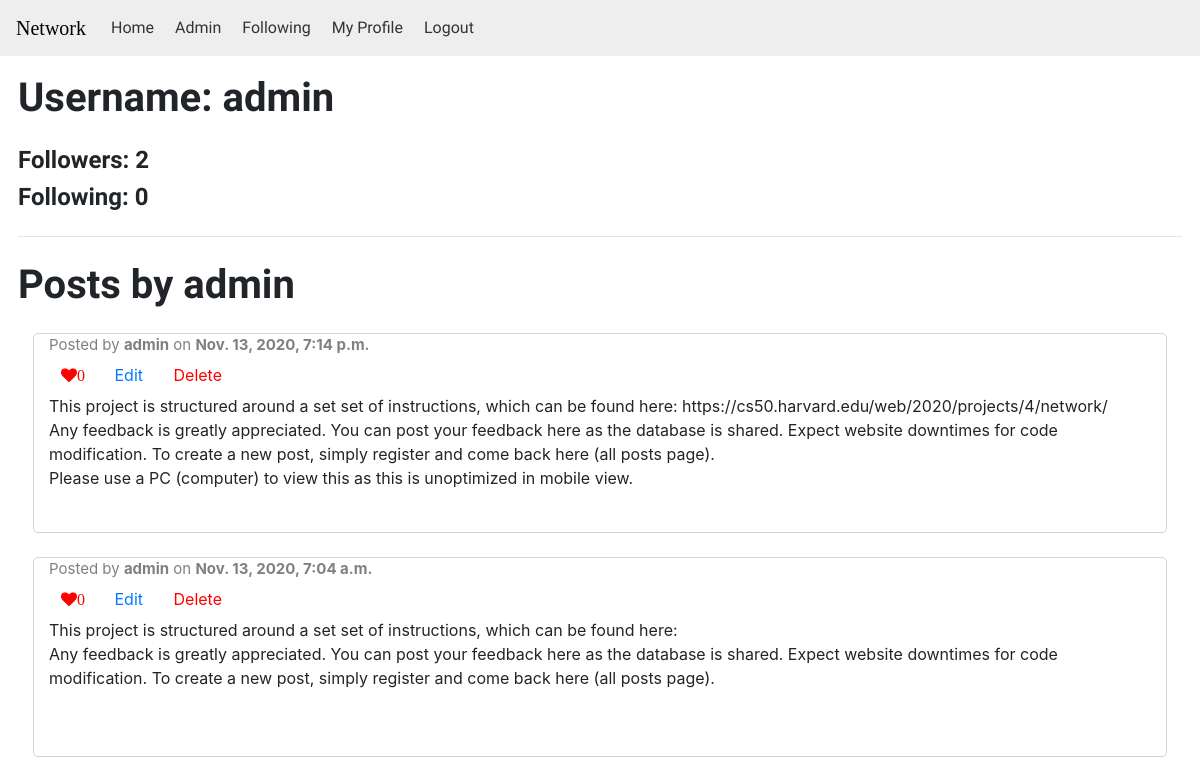
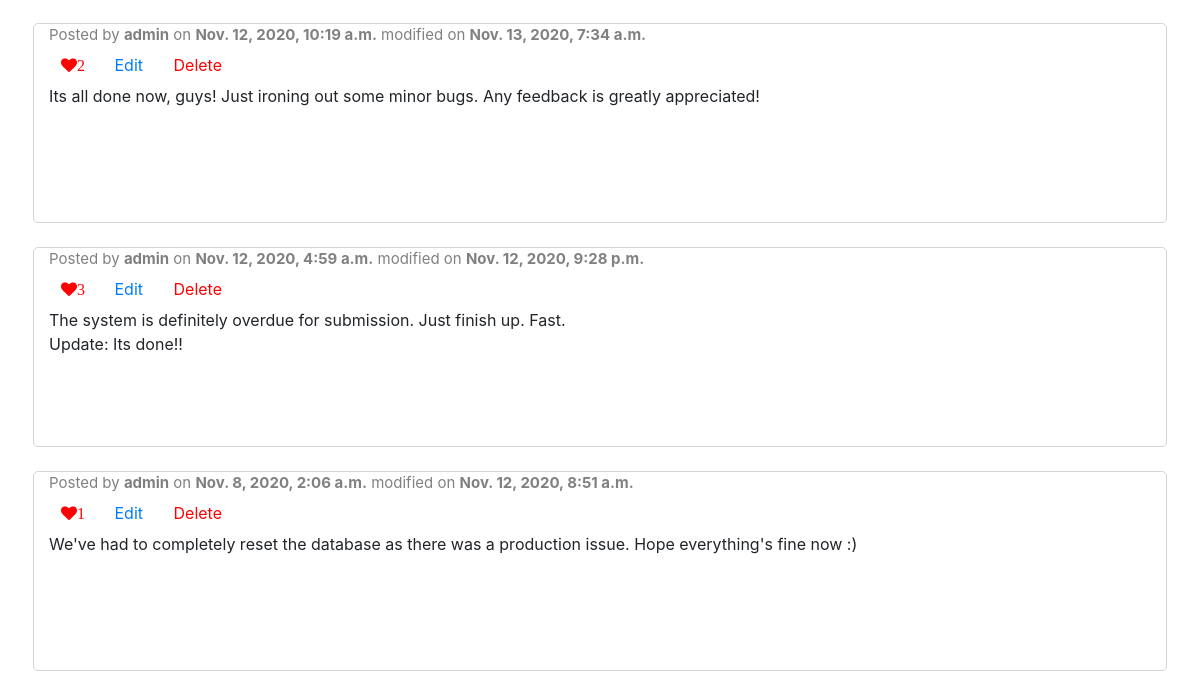
Page /users/admin/ (signed in) on the earlier database version (2 pictures, top to bottom).
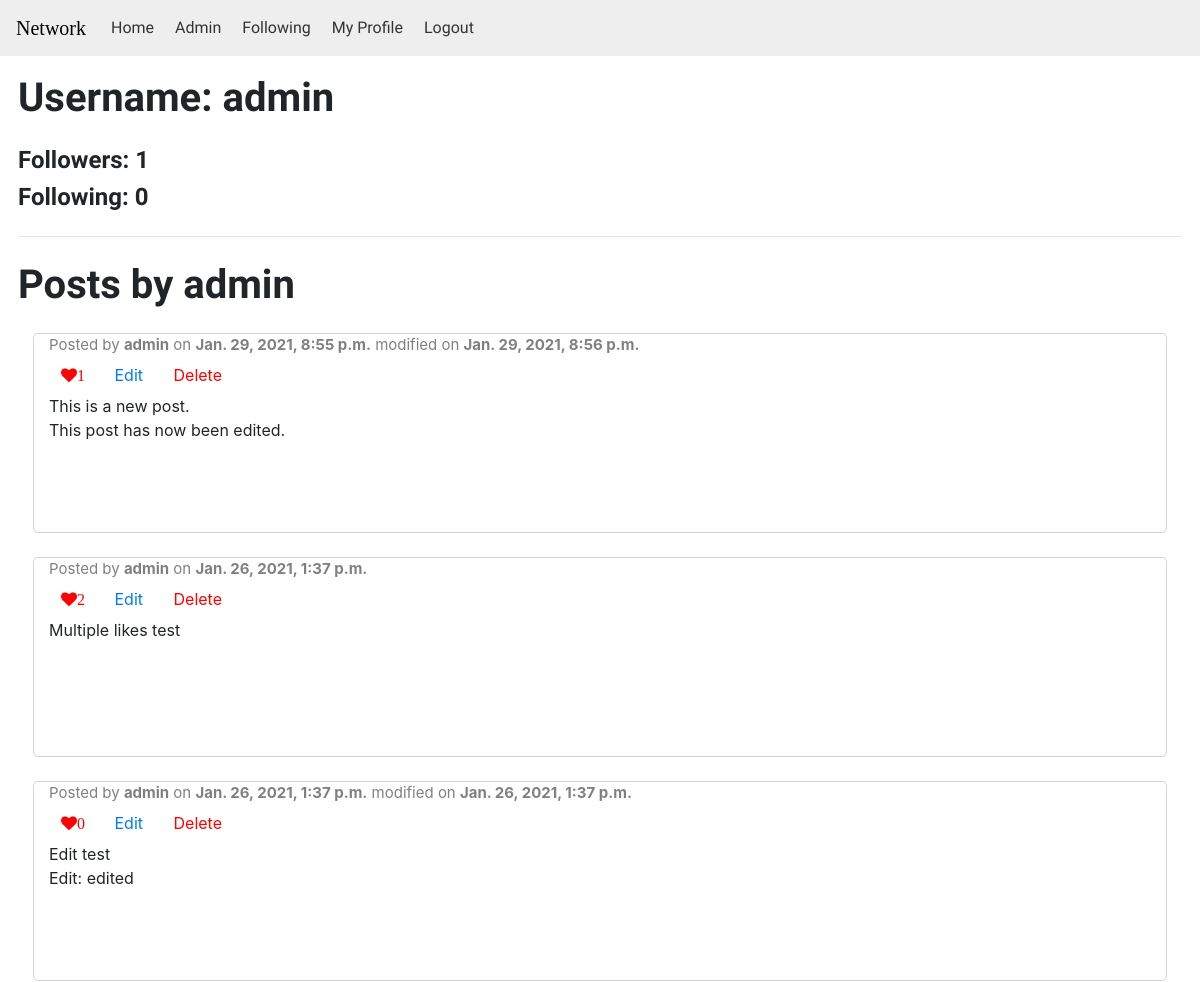
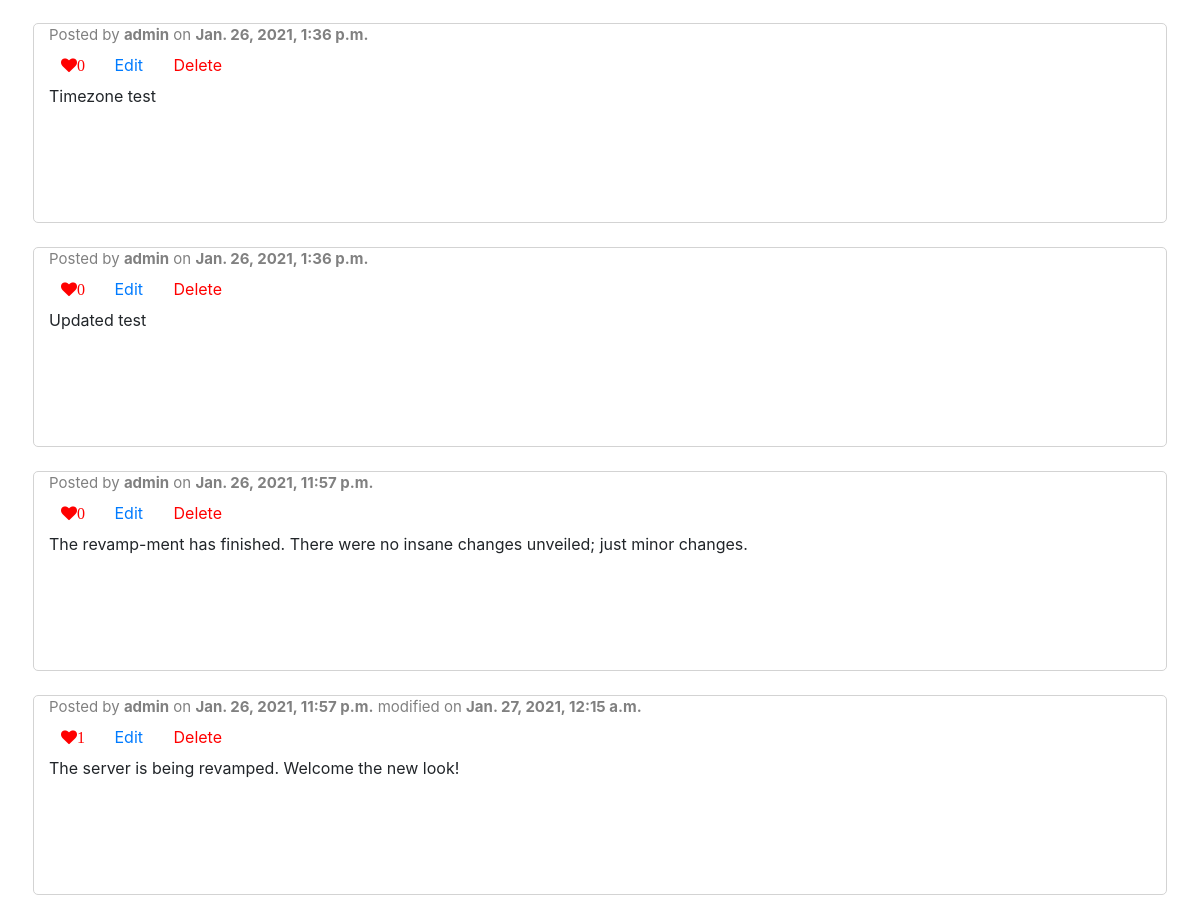
Same page on the later database version (2 pictures, top to bottom).
### network/models.py (models this page shows)
class Posts(models.Model):
    user = models.ForeignKey(User, on_delete=models.CASCADE)
    content = models.TextField()
    likes = models.IntegerField(default=0)
    timestamp = models.DateTimeField(auto_now_add=True, editable=False)
    modified = models.DateTimeField(default=None, null=True)
    class Meta:
        ordering = ['-id']
        verbose_name_plural = 'Posts'

class User(AbstractUser):
    pass

### network/views.py (the view)
# urls.py: path('users/<str:username>/', views.profile, name='profile'),
def profile(request, username):
    if request.user.is_authenticated:
        follower = Following.objects.filter(follower=request.user, following=User.objects.get(username=username)).first()
        if follower is not None:
            isFollowing = True
        else:
            isFollowing = False
        user_ = User.objects.get(username=username)
        return render(request, 'network/profile.html', {
            'user_': user_,
            'following': isFollowing,
            'followingNum': Following.objects.filter(follower=user_).count(),
            'followerNum': Following.objects.filter(following=user_).count(),
            'posts': Posts.objects.filter(user=user_)
        })
    else:
        return redirect('index')

### network/templates/network/profile.html (shortened to what this page needs)
{% extends "network/layout.html" %}
{% block body %}
    <div>
        <h1 class="float-left">Username: {{ user_.username }}</h1>
    </div>
    <br>
    <div class="mt-5">
        <h4>Followers: {{ followerNum }}</h4>
        <h4>Following: {{ followingNum }}</h4>
    </div>
    <hr class="my-4">
    <h1>Posts by {{ user_.username }}</h1>
    {% for post in posts %}
        <div class="container-fluid mt-4">
            <div class="general-row">
                <div class="col">
                    {% if post.modified %}
                        <p class="username">Posted by <a class="username" href="{% url 'profile' post.user.username %}"><strong>{{ post.user.username }}</strong></a> on <strong>{{ post.timestamp }}</strong> modified on <strong>{{ post.modified }}</strong></p>
                    {% else %}
                        <p class="username">Posted by <a class="username" href="{% url 'profile' post.user.username %}"><strong>{{ post.user.username }}</strong></a> on <strong>{{ post.timestamp }}</strong></p>
                    {% endif %}
                    <div class="links ">
                        {% if user.is_authenticated %}
                        <button data-id="{{ post.id }}" class="btn btn-default like-button shadow-none fa fa-heart" style="color: red;">{{ post.likes }}</button>
                            {% if post.user.username == user.username %}
                                <button data-id="{{ post.id }}" class="btn btn-link edit-button">Edit</button>
                                <button data-id="{{ post.id }}" class="btn btn-link delete-button" style="color: red;">Delete</button>
                            {% endif %}
                        {% endif %}
                    </div>
                    <div class="post-body" style="white-space: pre-wrap;">{{ post.content }}</div>
                </div>
            </div>
        </div>
    {% empty %}
        <h2 class="pl-3">This user hasn't posted anything yet.</h2>
    {% endfor %}
{% endblock body %}

Differences in the rows shown:
removed Posts: user.username "admin", timestamp "Nov. 13, 2020, 7:14 p.m.", likes "0", content "This project is structured around a set set of instructions, which can be found here: https://cs50.harvard.edu/web/2020/projects/4/network/ Any feedback is greatly appreciated. You can post your feedback here as the database is shared. Expect website downtimes for code modification. To create a new post, simply register and come back here (all posts page). Please use a PC (computer) to view this as this is unoptimized in mobile view."
removed Posts: user.username "admin", timestamp "Nov. 13, 2020, 7:04 a.m.", likes "0", content "This project is structured around a set set of instructions, which can be found here: Any feedback is greatly appreciated. You can post your feedback here as the database is shared. Expect website downtimes for code modification. To create a new post, simply register and come back here (all posts page)."
removed Posts: user.username "admin", timestamp "Nov. 12, 2020, 10:19 a.m.", modified "Nov. 13, 2020, 7:34 a.m.", likes "2", content "Its all done now, guys! Just ironing out some minor bugs. Any feedback is greatly appreciated!"
added Posts: user.username "admin", timestamp "Jan. 29, 2021, 8:55 p.m.", modified "Jan. 29, 2021, 8:56 p.m.", likes "1", content "This is a new post. This post has now been edited."
added Posts: user.username "admin", timestamp "Jan. 26, 2021, 1:37 p.m.", likes "2", content "Multiple likes test"
added Posts: user.username "admin", timestamp "Jan. 26, 2021, 1:37 p.m.", modified "Jan. 26, 2021, 1:37 p.m.", likes "0", content "Edit test Edit: edited"
added Posts: user.username "admin", timestamp "Jan. 26, 2021, 1:36 p.m.", likes "0", content "Timezone test"
changed Posts: likes "3" → "0"; content "The system is definitely overdue for submission. Just finish up. Fast. Update: Its done!!" → "Updated test"; timestamp "Nov. 12, 2020, 4:59 a.m." → "Jan. 26, 2021, 1:36 p.m."; modified "Nov. 12, 2020, 9:28 p.m." → (not shown)
added Posts: user.username "admin", timestamp "Jan. 26, 2021, 11:57 p.m.", likes "0", content "The revamp-ment has finished. There were no insane changes unveiled; just minor changes."
changed Posts: timestamp "Nov. 8, 2020, 2:06 a.m." → "Jan. 26, 2021, 11:57 p.m."; modified "Nov. 12, 2020, 8:51 a.m." → "Jan. 27, 2021, 12:15 a.m."; content "We've had to completely reset the database as there was a production issue. Hope everything's fine now :)" → "The server is being revamped. Welcome the new look!"
Other differences:
{{ followerNum }}: "2" → "1"
